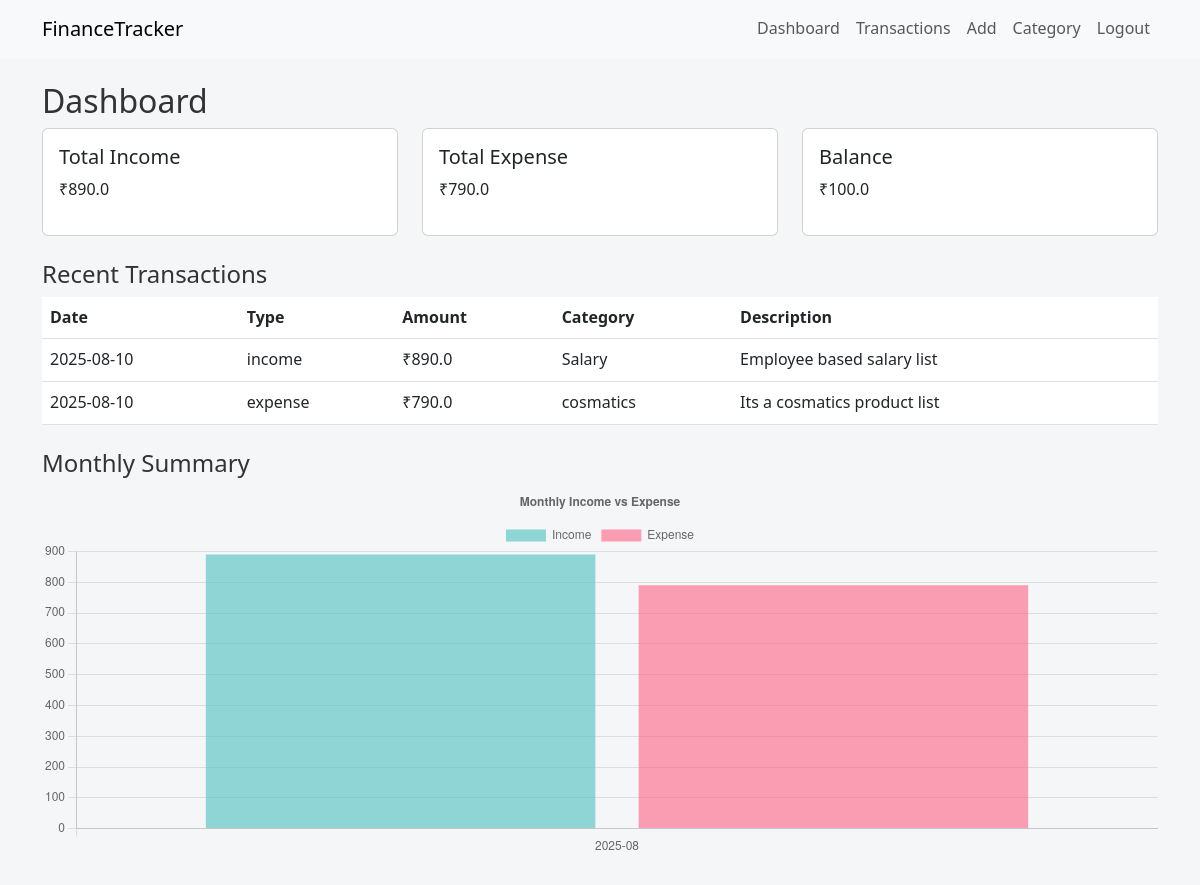
Page /dashboard (signed in) on the committed database.
### app.py (models this page shows)
class Transaction(db.Model):
    id = db.Column(db.Integer, primary_key=True)
    amount = db.Column(db.Float, nullable=False)
    type = db.Column(db.String(10), nullable=False)  # 'income' or 'expense'
    description = db.Column(db.String(200))
    date = db.Column(db.Date, default=date.today)
    category_id = db.Column(db.Integer, db.ForeignKey('category.id'))
    user_id = db.Column(db.Integer, db.ForeignKey('user.id'), nullable=False)

class Category(db.Model):
    id = db.Column(db.Integer, primary_key=True)
    name = db.Column(db.String(64), nullable=False)
    user_id = db.Column(db.Integer, db.ForeignKey('user.id'), nullable=False)
    transactions = db.relationship('Transaction', backref='category', lazy=True)

### app.py (the view)
@app.route('/dashboard')
@login_required
def dashboard():
    transactions = Transaction.query.filter_by(user_id=current_user.id).order_by(Transaction.date.desc()).limit(10).all()
    income = db.session.query(func.sum(Transaction.amount)).filter_by(user_id=current_user.id, type='income').scalar() or 0
    expense = db.session.query(func.sum(Transaction.amount)).filter_by(user_id=current_user.id, type='expense').scalar() or 0
    balance = income - expense
    return render_template('dashboard.html', transactions=transactions, income=income, expense=expense, balance=balance)

### app.py (called while the page is built)
@login_manager.user_loader
def load_user(user_id):
    return db.session.get(User, int(user_id))

### templates/dashboard.html (shortened to what this page needs)
{% extends "layout.html" %}
{% block content %}
<h2>Dashboard</h2>
<div class="row">
  <div class="col-md-4">
    <div class="card p-3">
      <h5>Total Income</h5><p>₹{{ income }}</p>
    </div>
  </div>
  <div class="col-md-4">
    <div class="card p-3">
      <h5>Total Expense</h5><p>₹{{ expense }}</p>
    </div>
  </div>
  <div class="col-md-4">
    <div class="card p-3">
      <h5>Balance</h5><p>₹{{ balance }}</p>
    </div>
  </div>
</div>
<h4 class="mt-4">Recent Transactions</h4>
<table class="table">
  <thead><tr><th>Date</th><th>Type</th><th>Amount</th><th>Category</th><th>Description</th></tr></thead>
  <tbody>
    {% for t in transactions %}
      <tr>
        <td>{{ t.date }}</td><td>{{ t.type }}</td><td>₹{{ t.amount }}</td>
        <td>{{ t.category.name if t.category else '' }}</td>
        <td>{{ t.description }}</td>
      </tr>
    {% else %}
      <tr><td colspan="5">No transactions yet.</td></tr>
    {% endfor %}
  </tbody>
</table>
<h4 class="mt-4">Monthly Summary</h4>
<canvas id="summaryChart" height="100"></canvas>
{% endblock %}
{% block scripts %}
<script>
fetch('{{ url_for("api_summary") }}')
  .then(r => r.json())
  .then(data => {
    const labels = data.map(x => x.period);
    const incomes = data.map(x => x.income);
    const expenses = data.map(x => x.expense);
    new Chart(document.getElementById('summaryChart').getContext('2d'), {
      type: 'bar',
      data: {
        labels: labels,
        datasets: [
          {
            label: 'Income',
            data: incomes,
            backgroundColor: 'rgba(75, 192, 192, 0.6)'
          },
          {
            label: 'Expense',
            data: expenses,
            backgroundColor: 'rgba(255, 99, 132, 0.6)'
          }
        ]
      },
      options: {
        responsive: true,
        plugins: {
          title: {
            display: true,
            text: 'Monthly Income vs Expense'
          }
        }
      }
    });
  });
</script>
{% endblock %}

### templates/layout.html (shortened to what this page needs)
<!doctype html>
<html>
<head>
  <link href="https://cdn.jsdelivr.net/npm/bootstrap@5.3.0/dist/css/bootstrap.min.css" rel="stylesheet">
  <link rel="stylesheet" href="{{ url_for('static', filename='css/main.css') }}">
</head>
<body>
<nav class="navbar navbar-expand-lg navbar-light bg-light">
  <div class="container">
    <a class="navbar-brand" href="{{ url_for('index') }}">FinanceTracker</a>
    <div class="collapse navbar-collapse" id="navbarNav">
      <ul class="navbar-nav ms-auto">
        {% if current_user.is_authenticated %}
          <li class="nav-item"><a class="nav-link" href="{{ url_for('dashboard') }}">Dashboard</a></li>
          <li class="nav-item"><a class="nav-link" href="{{ url_for('transactions') }}">Transactions</a></li>
          <li class="nav-item"><a class="nav-link" href="{{ url_for('add_transaction') }}">Add</a></li>
          <li class="nav-item"><a class="nav-link" href="{{ url_for('add_category') }}">Category</a></li>
          <li class="nav-item"><a class="nav-link" href="{{ url_for('logout') }}">Logout</a></li>
        {% else %}
          <li class="nav-item"><a class="nav-link" href="{{ url_for('login') }}">Login</a></li>
          <li class="nav-item"><a class="nav-link" href="{{ url_for('register') }}">Register</a></li>
        {% endif %}
      </ul>
    </div>
  </div>
</nav>
<div class="container mt-4">
  {% block content %}{% endblock %}
</div>
{% block scripts %}{% endblock %}
</body>
</html>

### css/main.css (style rules this page uses)
body { padding-bottom: 40px; margin: 0; font-family: 'Segoe UI', Tahoma, Geneva, Verdana, sans-serif; background-color: #f4f6f8; color: #333; line-height: 1.6; scroll-behavior: smooth; }
a { color: #007bff; text-decoration: none; transition: color 0.3s ease; }

### rows in the picture
Transaction: date "2025-08-10", type "income", amount "890.0", category "Salary", description "Employee based salary list"
Transaction: date "2025-08-10", type "expense", amount "790.0", category "cosmatics", description "Its a cosmatics product list"

### other values in the picture
{{ income }} "890.0"
{{ expense }} "790.0"
{{ balance }} "100.0"
